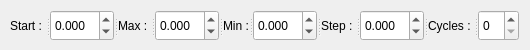
        <widget class="QWidget" name="tab_9">
         <attribute name="title">
          <string>Cyclic</string>
         </attribute>
         <widget class="QSplitter" name="splitter_33">
          <property name="geometry">
           <rect>
            <x>10</x>
            <y>10</y>
            <width>511</width>
            <height>31</height>
           </rect>
          </property>
          <property name="orientation">
           <enum>Qt::Horizontal</enum>
          </property>
          <widget class="QLabel" name="label_32">
           <property name="text">
            <string>Start : </string>
           </property>
          </widget>
          <widget class="QDoubleSpinBox" name="doubleSpinBox_22">
           <property name="decimals">
            <number>3</number>
           </property>
           <property name="minimum">
            <double>-99.998999999999995</double>
           </property>
           <property name="maximum">
            <double>99.998999999999995</double>
           </property>
           <property name="singleStep">
            <double>0.100000000000000</double>
           </property>
          </widget>
          <widget class="QLabel" name="label_33">
           <property name="text">
            <string>Max : </string>
           </property>
          </widget>
          <widget class="QDoubleSpinBox" name="doubleSpinBox_23">
           <property name="decimals">
            <number>3</number>
           </property>
           <property name="minimum">
            <double>-99.998999999999995</double>
           </property>
           <property name="maximum">
            <double>99.998999999999995</double>
           </property>
           <property name="singleStep">
            <double>0.100000000000000</double>
           </property>
          </widget>
          <widget class="QLabel" name="label_34">
           <property name="text">
            <string>Min :</string>
           </property>
          </widget>
          <widget class="QDoubleSpinBox" name="doubleSpinBox_24">
           <property name="decimals">
            <number>3</number>
           </property>
           <property name="minimum">
            <double>-99.998999999999995</double>
           </property>
           <property name="maximum">
            <double>99.998999999999995</double>
           </property>
           <property name="singleStep">
            <double>0.100000000000000</double>
           </property>
          </widget>
          <widget class="QLabel" name="label_36">
           <property name="text">
            <string>Step : </string>
           </property>
          </widget>
          <widget class="QDoubleSpinBox" name="doubleSpinBox_25">
           <property name="decimals">
            <number>3</number>
           </property>
           <property name="minimum">
            <double>-99.998999999999995</double>
           </property>
           <property name="maximum">
            <double>99.998999999999995</double>
           </property>
           <property name="singleStep">
            <double>0.100000000000000</double>
           </property>
          </widget>
          <widget class="QLabel" name="label_35">
           <property name="text">
            <string>Cycles : </string>
           </property>
          </widget>
          <widget class="QSpinBox" name="spinBox_3"/>
         </widget>
        </widget>
